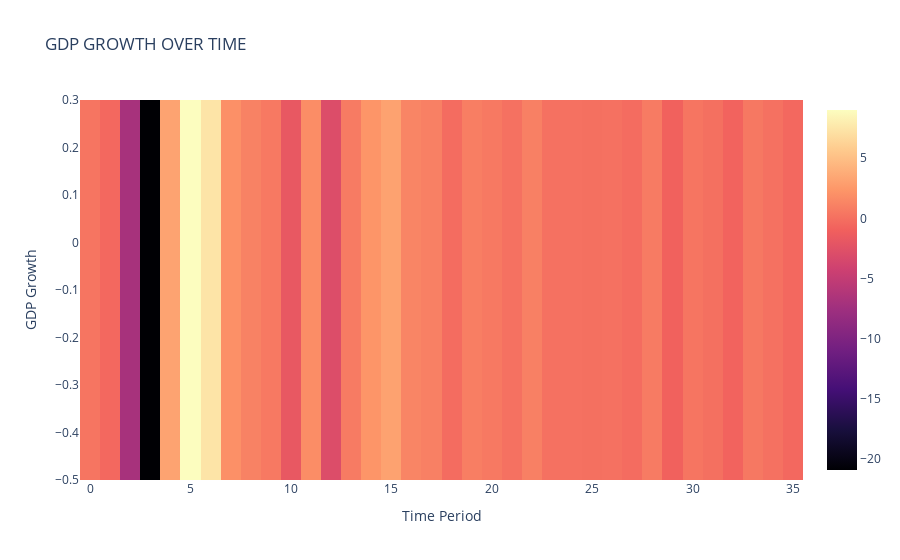

Write notebook code for a chart like this one.
### Code cell
import plotly.graph_objects as go
fig=go.Figure(data=go.Heatmap(z=[data['GDP Growth']],x=data.index,y=data['GDP Growth'],colorscale='Magma'))
fig.update_layout(title='GDP GROWTH OVER TIME',xaxis_title='Time Period',yaxis_title='GDP Growth')
fig.show()

### Figure 1 — Plotly figure (JSON) as saved in the notebook; plotly's stock layout.template omitted (floating-point values rounded to 4 significant figures)
{"data": [{"colorscale": [[0, "#000004"], [0.1111, "#180f3d"], [0.2222, "#440f76"], [0.3333, "#721f81"], [0.4444, "#9e2f7f"], [0.5556, "#cd4071"], [0.6667, "#f1605d"], [0.7778, "#fd9668"], [0.8889, "#feca8d"], [1, "#fcfdbf"]], "type": "heatmap", "x": [0, 1, 2, 3, 4, 5, 6, 7, 8, 9, 10, 11, 12, 13, 14, 15, 16, 17, 18, 19, 20, 21, 22, 23, 24, 25, 26, 27, 28, 29, 30, 31, 32, 33, 34, 35], "y": [0.3, -0.5, -7, -20.9, 3.2, 9, 7.4, 2, 1.1, 0.6, -1.8, 1.8, -2.9, 0.7, 2.3, 3.1, 1.3, 1, -0.2, 0.9, 0.6, 0.1, 1, 0.1, 0.1, 0, 0.1, -0.2, 0.7, -0.9, 0.3, 0, -0.8, 0.5, 0.1, -0.5], "z": [[0.3, -0.5, -7, -20.9, 3.2, 9, 7.4, 2, 1.1, 0.6, -1.8, 1.8, -2.9, 0.7, 2.3, 3.1, 1.3, 1, -0.2, 0.9, 0.6, 0.1, 1, 0.1, 0.1, 0, 0.1, -0.2, 0.7, -0.9, 0.3, 0, -0.8, 0.5, 0.1, -0.5]]}], "layout": {"title": {"text": "GDP GROWTH OVER TIME"}, "xaxis": {"title": {"text": "Time Period"}}, "yaxis": {"title": {"text": "GDP Growth"}}}}
